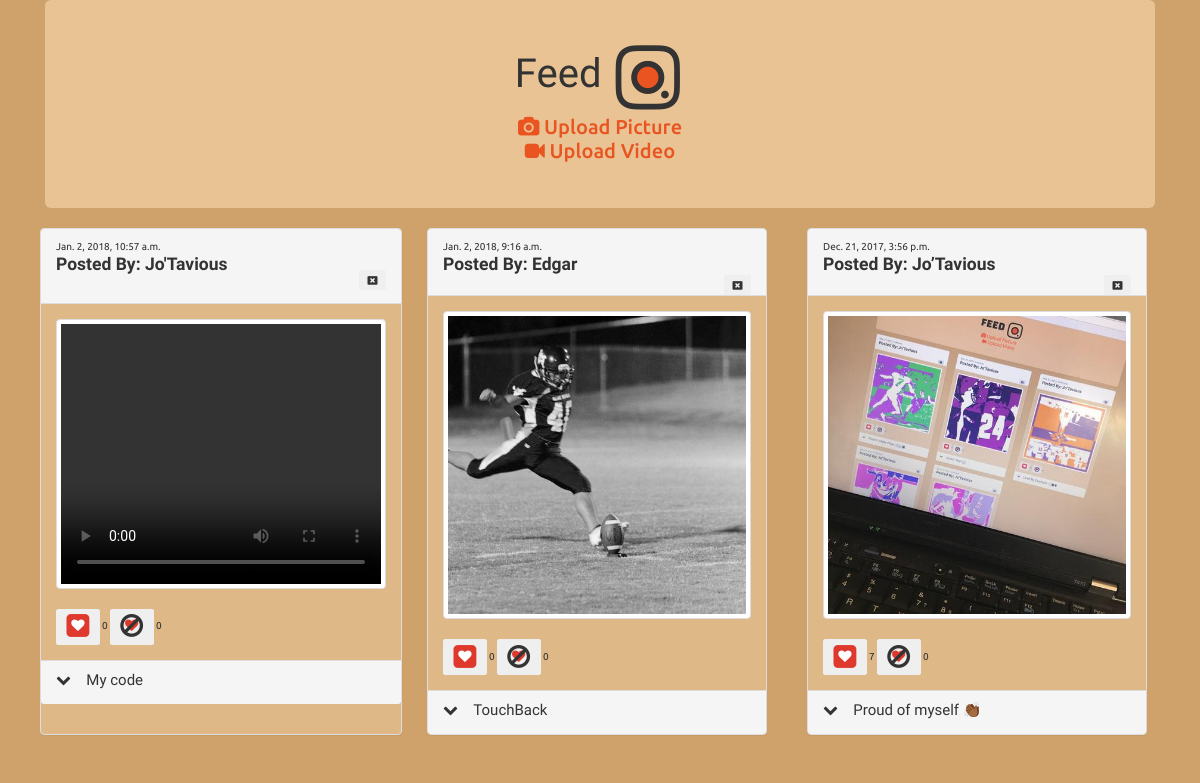
Before: /app/feed/ with the older database file.
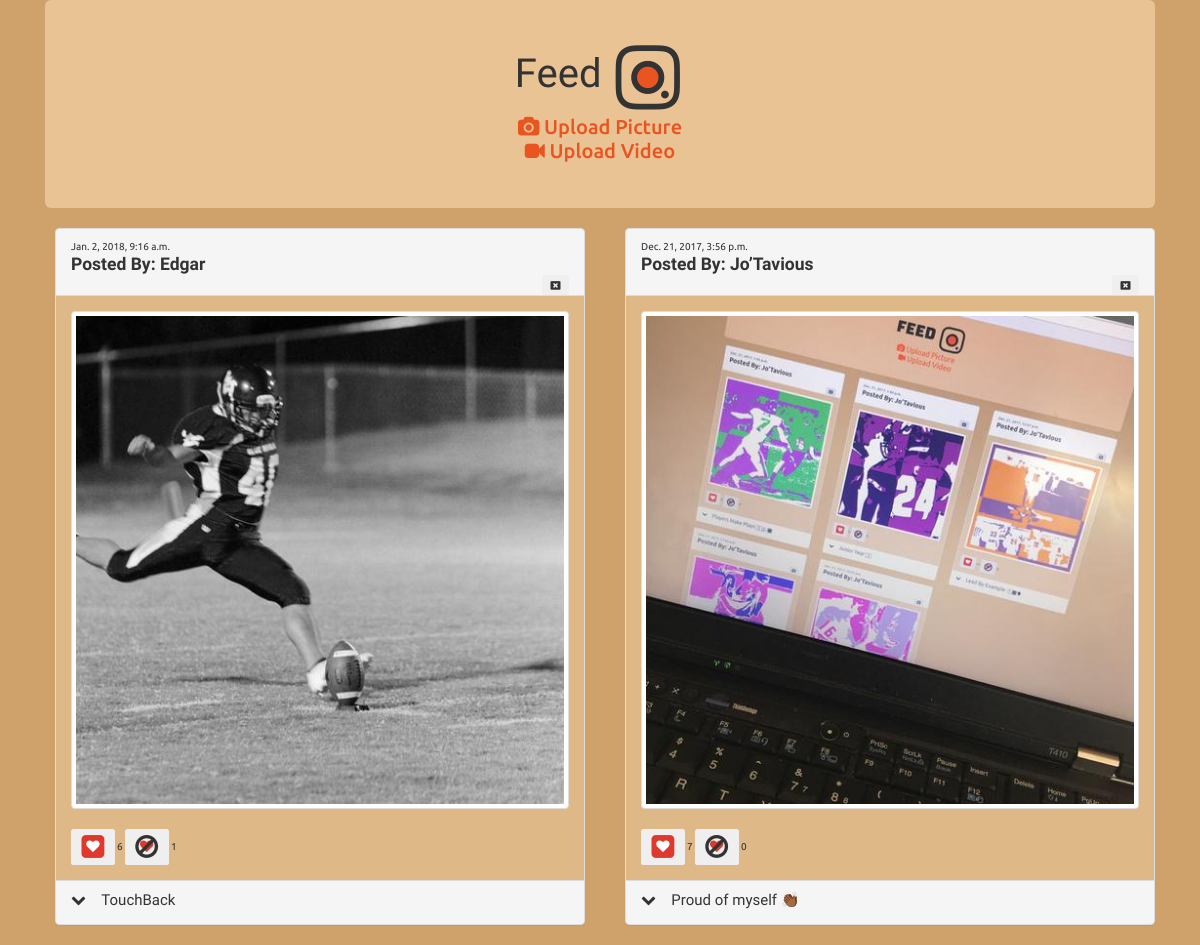
After: the same page with the newer database file.
### app/models.py (models this page shows)
class Video(models.Model):
    posted_by = models.CharField(max_length=16)
    caption = models.CharField(max_length=200)
    video = models.FileField(upload_to='app/static/app/images')
    uploaded_at = models.DateTimeField(auto_now_add=True)
    likes = models.IntegerField(default=0)
    dislikes = models.IntegerField(default=0)
    def image_url(self):
        return self.video.url[len('app/static/'):]

class Document(models.Model):
    posted_by = models.CharField(max_length=16)
    caption = models.CharField(max_length=200)
    image = models.ImageField(upload_to='app/static/app/images')
    uploaded_at = models.DateTimeField(auto_now_add=True)
    likes = models.IntegerField(default=0)
    dislikes = models.IntegerField(default=0)
    def image_url(self):
        return self.image.url[len('app/static/'):]

### app/views.py (the view)
# urls.py: path('feed/', views.Feed.as_view(), name='feed'),
class Feed(View):
    def get(self, request):
        docs = models.Document.objects.all().order_by('-uploaded_at')
        videos = models.Video.objects.all().order_by('-uploaded_at')
        comment_form = forms.CommentForm()
        total = docs.count() + videos.count()
        return render(request, 'app/base.html', {
            'docs': docs,
            'total': total,
            'videos': videos,
            'comment_form': comment_form
        })

### app/templatetags/app_extras.py (called while the page is built)
@register.filter
def htmlclass(total):
    if total == 1:
        return "col-lg-6 col-lg-offset-3"
    elif total == 2:
        return "col-lg-6"
    else:
        return "col-lg-4"

### app/templates/app/base.html (shortened to what this page needs)
<html>
{% load static %} {% load app_extras%}
<head>
    <link href="https://maxcdn.bootstrapcdn.com/font-awesome/4.7.0/css/font-awesome.min.css" rel="stylesheet"
>
    <link href="https://maxcdn.bootstrapcdn.com/bootstrap/3.3.7/css/bootstrap.min.css" rel="stylesheet"
>
    <link rel="stylesheet" href="{% static 'app/bootwatch.css' %}">
    <link rel="stylesheet" href="{% static 'app/style.css' %}">
</head>
<body>
    <div class="container">
        <div class="jumbotron">
            <div class="col-lg-12 icon-header">
                <span class="head-text">Feed</span>
                <span class="fa-stack fa-md">
                    <i class="fa fa-circle fa-stack-1x jotext"></i>
                    <i class="fa fa-instagram fa-stack-2x fa-rotate-90" aria-hidden="true"></i>
                </span>
            </div>
            <h2>
                <a href="{% url 'app:upload' %}">
                    <i class="fa fa-camera" aria-hidden="true"></i>
                    Upload Picture
                </a>
                <br>
                <a href="{% url 'app:uploadvideo' %}">
                    <i class="fa fa-video-camera" aria-hidden="true"></i> Upload Video</a>
            </h2>
        </div>
        <div class="row">
            {% if videos %} {% for video in videos %}
            <div class="panel panel-default">
                <div class="panel-heading"> {{ video.uploaded_at }}
                    <h3 class="font-type">
                        <b>Posted By: {{ video.posted_by }}</b>
                        <form action="{% url 'app:deletevideo' video.id %}" method="post">
                            <button type="submit" class="btn pull-right">
                                <i class="fa fa-window-close" aria-hidden="true"></i>
                            </button>
                        </form>
                </div>
                <div class="panel-body">
                    <div class="thumbnail crop">
                        <video width="320" height="260" id="{{video.id}}" controls>
                            <source src="{% static video.image_url %}?t={% now 'u' %}" type="video/ogg" />
                            <source src="{% static video.image_url %}?t={% now 'u' %}" type="video/mp4" /> Your browser does not support the video tag.
                        </video>
                    </div>
                    <div class="like-dislike-btn">
                        <form action="{% url 'app:likevideo' video.id %}" method="post">
                            <button type="submit" class="btn">
                                <span class="fa-stack fa-lg">
                                    <i class="fa fa-square fa-stack-2x text-danger"></i>
                                    <i class="fa fa-heart fa-stack-1x fa-inverse"></i>
                                </span>
                            </button>
                            {{video.likes}}
                        </form>
                        <form action="{% url 'app:dislikevideo' video.id %}" method="post">
                            <button type="submit" class="btn">
                                <span class="fa-stack fa-lg">
                                    <i class="fa fa-heart fa-stack-1x text-danger"></i>
                                    <i class="fa fa-ban fa-stack-2x"></i>
                                </span>
                            </button>
                            {{video.dislikes}}
                        </form>
                    </div>
                </div>
                <div class="panel-footer">
                    <h4 class="panel-click font-type">
                        <i class="fa fa-chevron-down" aria-hidden="true"></i>&emsp;{{video.caption}}</h4>
                </div>
            </div>
            {% endfor %} {% endif %}{% if docs or videos%} {% for d in docs %}
            <div class="{{total|htmlclass}}">
                <div class="panel panel-default">
                    <div class="panel-heading"> {{ d.uploaded_at }}
                        <h3>
                            <b class="font-type">Posted By: {{ d.posted_by }}</b>
                        </h3>
                        <form action="{% url 'app:delete' d.id %} " method="post">
                            <button type="submit" class="btn pull-right">
                                <i class="fa fa-window-close" aria-hidden="true"></i>
                            </button>
                        </form>
                    </div>
                    <div class="panel-body">
                        <div class="thumbnail crop">
                            <img src="{% static d.image_url %}?t={% now 'u' %} " id="{{d.id}} " class="img-responsive" />
                        </div>
                        <div class="like-dislike-btn">
                            <form action="{% url 'app:likepic' d.id %} " method="post">
                                <button type="submit " class="btn">
                                    <span class="fa-stack fa-lg">
                                        <i class="fa fa-square fa-stack-2x text-danger"></i>
                                        <i class="fa fa-heart fa-stack-1x fa-inverse"></i>
                                    </span>
                                </button>
                                {{d.likes}}
                            </form>
                            <form action="{% url 'app:dislikepic' d.id %} " method="post">
                                <button type="submit " class="btn">
                                    <span class="fa-stack fa-lg">
                                        <i class="fa fa-heart fa-stack-1x text-danger"></i>
                                        <i class="fa fa-ban fa-stack-2x"></i>
                                    </span>
                                </button>
                                {{d.dislikes}}
                            </form>
                        </div>
                    </div>
                    <div class="panel-footer">
                        <h4 class="panel-click font-type">
                            <i class="fa fa-chevron-down" aria-hidden="true"></i>&emsp;{{d.caption}}</h4>
                    </div>
                </div>
            </div>
            {% endfor %} {% else %}
        </div>
        <div class="row">
            <div class="col-lg-12">
                <h3>No Pictures :'(</h3>
            </div>
            {% endif %}
        </div>
</body>
</html>

### app/static/app/style.css (style rules this page uses)
.panel { margin-left: 10px; background-color: burlywood; }
.jumbotron { text-align: center; background-color: rgb(233, 195, 148); }
.pull-right { float: right; margin-top: -5px; }
body { background-color: rgb(207, 162, 107); }
.like-dislike-btn form { display: inline; }
.panel-footer { cursor: pointer; }
.icon-header { font-size: 3.75em; }
.head-text { font-family: 'Bungee', cursive; font-size: 40; }
.jotext { color: rgb(233, 84, 32); }
.font-type { font-family: 'Bungee', cursive; }

Changed rows visible on the page:
removed Video: uploaded_at "Jan. 2, 2018, 10:57 a.m.", posted_by "Jo'Tavious", likes "0", dislikes "0", caption "My code"
changed Document "Edgar": likes "0" → "6"; dislikes "0" → "1"
